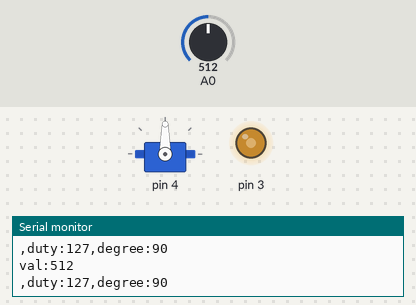
A sketch run on a simulated Arduino Uno, built with avr-gcc and run on an emulated ATmega328P. Shown: servo, output pins drawn as LEDs (lit = HIGH), the last lines printed to the serial monitor. The test bench sets the inputs (shaded band); at power-on: A0 = 512.

Above: at 1.2 s.
1.3 s: A0 set to 716
At 2.4 s:
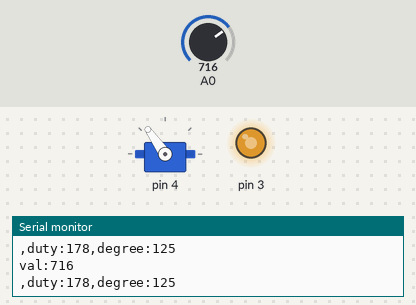
2.8 s: A0 set to 900
At 4.0 s:
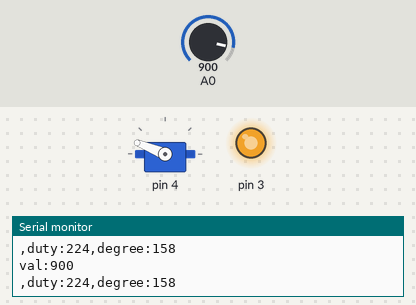
4.3 s: A0 set to 1023
At 5.5 s:
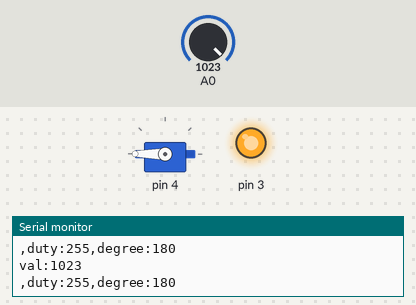
5.8 s: A0 set to 579
At 6.2 s:
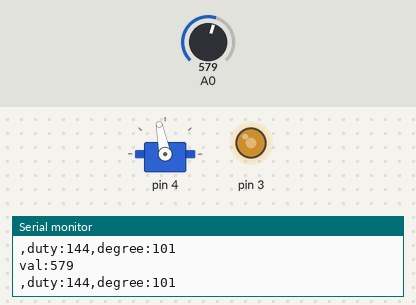
7.3 s: A0 set to 555
At 7.9 s:
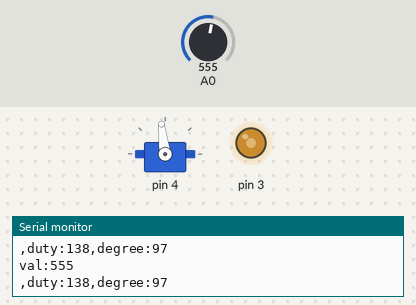
8.8 s: A0 set to 306
At 9.5 s:
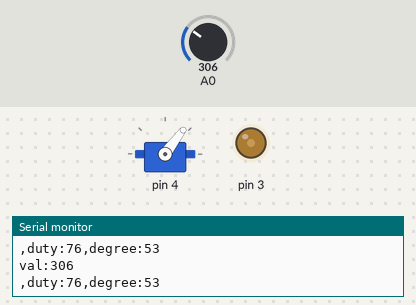
Timing chart, 0 to 11.3 s (numbered marks = the images above; inputs shaded):
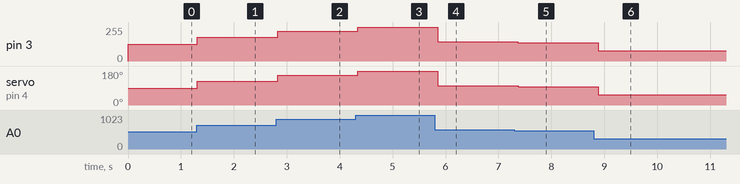

Measured:
- after the input at 1.3 s, pin 3: 127/255 → 178/255 at once; servo on pin 4: 90° → 125° at once
- after the input at 2.8 s, pin 3: 178/255 → 224/255 at once; servo on pin 4: 125° → 158° at once
- after the input at 4.3 s, pin 3: 224/255 → 255/255 at once; servo on pin 4: 158° → 180° at once
- after the input at 5.8 s, pin 3: 255/255 → 144/255 after 0.06 s; servo on pin 4: 180° → 101° after 0.06 s
- after the input at 7.3 s, pin 3: 144/255 → 138/255 after 0.07 s; servo on pin 4: 101° → 97° after 0.07 s
- after the input at 8.8 s, pin 3: 138/255 → 76/255 after 0.08 s; servo on pin 4: 97° → 53° after 0.08 s

The sketch:

ociliscope101.ino
```cpp
#include <Servo.h>

Servo myservo;

void setup() {
  Serial.begin(9600);
  while(!Serial);
  myservo.attach(PD4);
}

void loop() {
  int val = analogRead(A0);
  Serial.print("val:");
  Serial.println(val);
  int duty = map(val, 0,1023,0,255);
  Serial.print(",duty:");
  Serial.print(duty);
  analogWrite(PD3, duty);
  int degree = map(val, 0, 1023, 0, 180);
  myservo.write(degree);
  Serial.print(",degree:");
  Serial.println(degree);
  delay(100);
}
```
